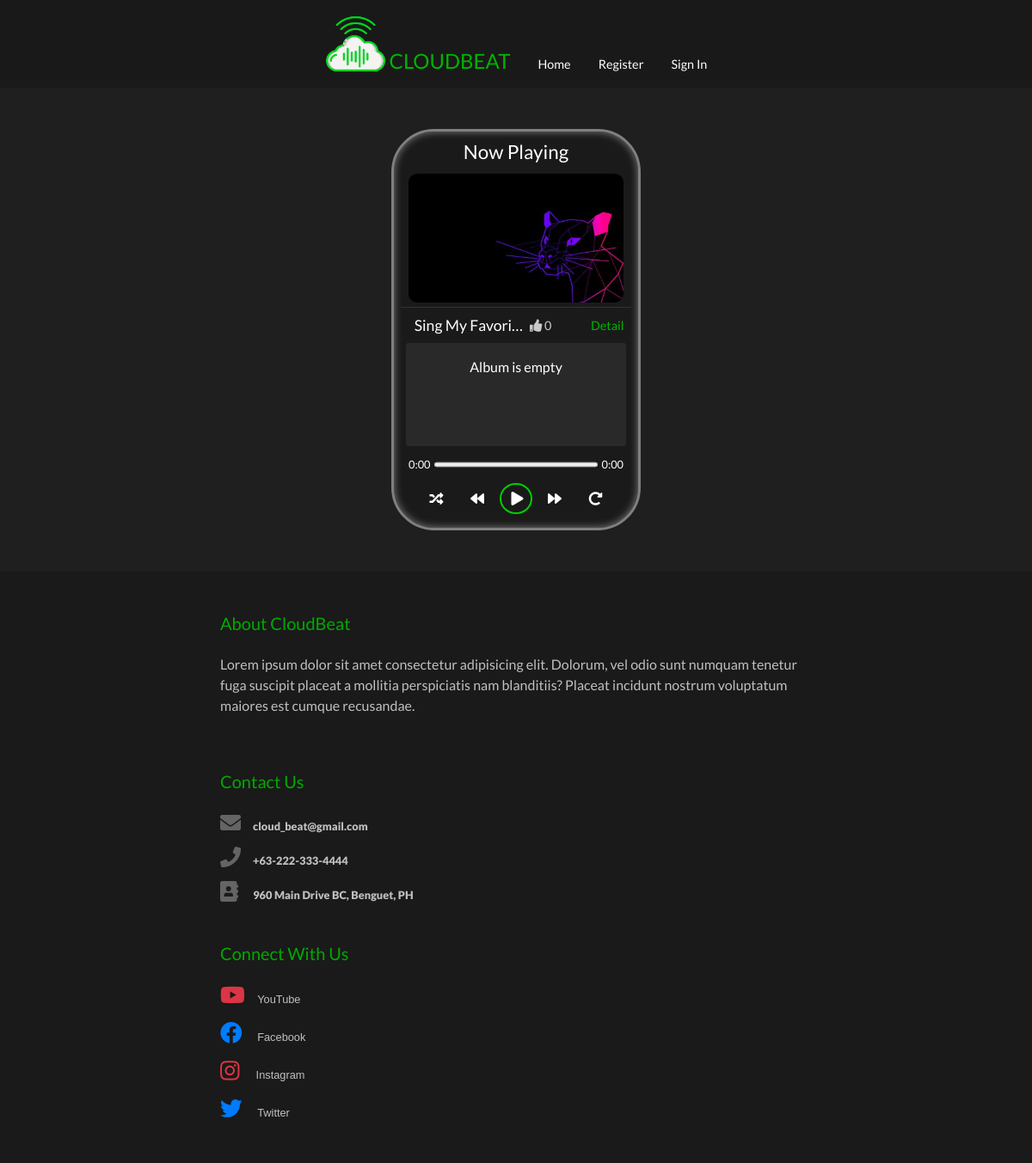
/album/52/play/, run on the app's committed database.
### music/models.py (models this page shows, shortened)
class Album(models.Model):
    user = models.ForeignKey(User, on_delete=models.CASCADE)
    title = models.CharField(max_length=120)
    artist = models.CharField(max_length=100)
    genre = models.ForeignKey(Category, on_delete=models.CASCADE)
    date_added = models.DateTimeField(default=timezone.now)
    album_cover = models.ImageField(default='default_cover.jpg', upload_to='album_covers')
    likes = models.ManyToManyField(User, related_name="album_likes")
    class Meta:
        ordering = ["-date_added"]

### music/views.py (the view, shortened to what this page needs)
# urls.py: path('album/<int:pk>/play/', play_album, name='play_album'),
def play_album(request, pk):
    song_length = []
    album = Album.objects.get(pk=pk)
    songs = album.song_set.all()
    context = {
        "album": album,
        "song_length": song_length
    }
    return render(request, "music/play_album.html", context)

### music/templates/music/play_album.html (shortened to what this page needs)
{% extends "music/base.html"%}
{% block content %}
<div class="player-container">
    <div class="player-row">
        <div class="player-title-column">
            <h4 class="player-title">Now Playing</h4>
            <img class="player-album-img" src="{{ album.album_cover.url }}" alt="album image">
        </div>
        <div class="player-songs-buttons">
            <div class="player-column" id="song-container">
                <div class="player-text-container">
                    <small class="player-album-title">{{ album.title|truncatechars:15}}</small>
                    <a class="player-album-thumbs-up" href="{% url 'music:album_likes' album.pk %}">
                        <i class="fas fa-thumbs-up"></i>
                        {{ album.likes.count }}
                    </a>
                    <a class="player-album-detail-link" href="{% url 'music:detail' album.pk %}">Detail</a>
                </div>
            {% if not album.song_set.all %}
                <div class="audio-container">
                    <p class="player-song-not-available">Album is empty</p>
                </div>
            {% endif %}
            </div>
            <div class="progres-bar-container">
                <small class="initial"style="margin-right: 0.3rem; font-size: 0.8rem">0:00</small>
                <progress class="bar" id="progress" value="0"></progress>
                <small style="margin-left: 0.3rem; font-size: 0.8rem" class="max-duration">0:00</small>
            </div>
            <div class="player-btn-column">
                <i class="btn fas fa-random player-btn-random"></i>
                <i id="back" class="btn fas fa-backward player-btn-back"></i>
                <i id="play" class="btn fas fa-play player-btn-play"></i>
                <i id="forward" class="btn fas fa-forward player-btn-forward"></i>
                <i class="btn fas fa-redo-alt player-btn-repeat"></i>
            </div>
        </div>
    </div>
</div>
{% endblock content %}

### music/static/music/style.css (style rules this page uses)
* { margin: 0; padding: 0; box-sizing: border-box; }
body { font-family: 'Lato', sans-serif; background: rgb(31, 31, 31); }
.player-container { display: flex; justify-content: center; align-items: flex-start; padding: 3rem 0 3rem 0; }
.player-row { display: flex; flex-direction: column; background: rgb(26, 26, 26); max-width: 290px; border-radius: 50px; border: 3px solid rgb(128, 128, 128); box-shadow: inset 0 0 10px rgb(128, 128, 128); }
.player-title-column { flex-direction: column; display: flex; align-items: center; margin: 0.5rem; padding-bottom: 0.3rem; border-bottom: 1px solid rgb(51, 51, 51); }
.player-title { color: white; font-size: 1.4rem; text-align: center; padding: 0.2rem 0; }
.player-album-img { border-radius: 10px; width: 250px; height: 150px; }
.player-songs-buttons { display: flex; flex-wrap: wrap; justify-content: center; align-items: flex-start; }
.player-column { flex: 0 0 90%; }
.player-text-container { max-width: 250px; display: flex; align-items: center; margin-bottom: 0.4rem; margin-left: 0.2rem; }
.player-album-title { color: rgb(255, 255, 255); font-size: 1.1rem; margin-left: 0.4rem; text-transform: capitalize; }
.player-album-thumbs-up { color: rgb(201, 201, 201); font-family: 'Lato', sans-serif; text-decoration: none; margin-left: 0.5rem; font-size: 0.9rem; transition: all 0.2s ease-in-out; }
.player-album-detail-link { color: rgb(0, 180, 0); margin-left: auto; transition: all 0.2s ease-in-out; font-size: 0.9rem; }
.player-song-not-available { color: rgb(255, 255, 255); margin-top: 1rem; text-align: center; }
.audio-container { background: rgb(41, 41, 41); border-radius: 3px; overflow-y: scroll; height: 120px; padding-bottom: 0.5rem; }
.progres-bar-container { display: flex; color: white; width: 250px; align-items: center; }
.bar { width: 295px; align-self: center; height: 5px; margin: 1rem 0; padding-top: 0.7rem; }
.player-btn-column { display: flex; flex: 0 0 80%; justify-content: space-between; align-items: center; align-self: flex-end; margin-bottom: 1rem; }
.player-btn-random { font-size: 1rem; color: rgb(255, 255, 255); }
.player-btn-back { font-size: 1rem; color: rgb(255, 255, 255); }
.player-btn-play { font-size: 1rem; border: 2px solid rgb(0, 207, 0); padding: 0.5rem 0.5rem 0.5rem 0.7rem; border-radius: 50%; color: rgb(255, 255, 255); }
.player-btn-forward { font-size: 1rem; color: rgb(255, 255, 255); }
.player-btn-repeat { font-size: 1rem; color: rgb(255, 255, 255); }

### data on the page
Album: album_cover (placeholder picture), title "Sing My Favori…", likes.count "0"
